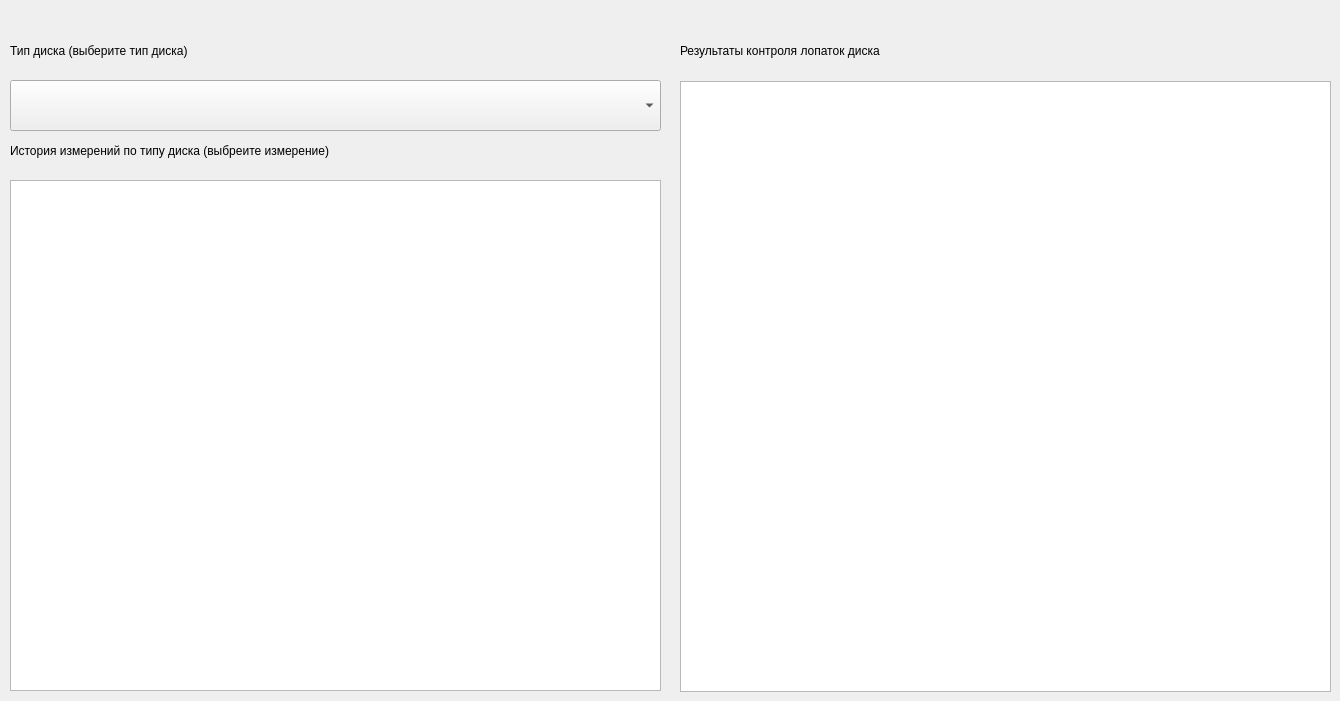
    <widget class="QWidget" name="change_history">
     <attribute name="title">
      <string>История измерений</string>
     </attribute>
     <widget class="QLabel" name="ch_label_blade_results">
      <property name="geometry">
       <rect>
        <x>680</x>
        <y>30</y>
        <width>621</width>
        <height>41</height>
       </rect>
      </property>
      <property name="text">
       <string>Результаты контроля лопаток диска</string>
      </property>
     </widget>
     <widget class="QLabel" name="ch_label_disk_type">
      <property name="geometry">
       <rect>
        <x>10</x>
        <y>30</y>
        <width>601</width>
        <height>41</height>
       </rect>
      </property>
      <property name="text">
       <string>Тип диска (выберите тип диска)</string>
      </property>
     </widget>
     <widget class="QLabel" name="ch_label_meaurements">
      <property name="geometry">
       <rect>
        <x>10</x>
        <y>130</y>
        <width>661</width>
        <height>41</height>
       </rect>
      </property>
      <property name="text">
       <string>История измерений по типу диска (выбреите измерение)</string>
      </property>
     </widget>
     <widget class="QComboBox" name="ch_disk_type">
      <property name="geometry">
       <rect>
        <x>10</x>
        <y>80</y>
        <width>651</width>
        <height>51</height>
       </rect>
      </property>
     </widget>
     <widget class="QListWidget" name="ch_measurements">
      <property name="geometry">
       <rect>
        <x>10</x>
        <y>180</y>
        <width>651</width>
        <height>511</height>
       </rect>
      </property>
     </widget>
     <widget class="QTableWidget" name="ch_blade_results">
      <property name="geometry">
       <rect>
        <x>680</x>
        <y>81</y>
        <width>651</width>
        <height>611</height>
       </rect>
      </property>
      <property name="frameShadow">
       <enum>QFrame::Raised</enum>
      </property>
      <property name="sizeAdjustPolicy">
       <enum>QAbstractScrollArea::AdjustToContentsOnFirstShow</enum>
      </property>
      <property name="sortingEnabled">
       <bool>true</bool>
      </property>
      <attribute name="horizontalHeaderVisible">
       <bool>false</bool>
      </attribute>
      <attribute name="horizontalHeaderCascadingSectionResizes">
       <bool>true</bool>
      </attribute>
      <attribute name="horizontalHeaderHighlightSections">
       <bool>true</bool>
      </attribute>
      <attribute name="horizontalHeaderShowSortIndicator" stdset="0">
       <bool>true</bool>
      </attribute>
      <attribute name="horizontalHeaderStretchLastSection">
       <bool>true</bool>
      </attribute>
      <attribute name="verticalHeaderVisible">
       <bool>false</bool>
      </attribute>
      <attribute name="verticalHeaderCascadingSectionResizes">
       <bool>false</bool>
      </attribute>
      <attribute name="verticalHeaderHighlightSections">
       <bool>false</bool>
      </attribute>
      <attribute name="verticalHeaderShowSortIndicator" stdset="0">
       <bool>false</bool>
      </attribute>
      <attribute name="verticalHeaderStretchLastSection">
       <bool>false</bool>
      </attribute>
     </widget>
    </widget>
